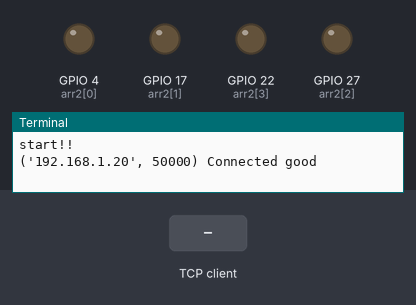
The program below on a simulated Raspberry Pi (BCM pin numbers). Parts: output pins drawn as LEDs (lit = HIGH), the last lines printed to the terminal. The inputs (shaded band) are chosen by the test bench. One TCP client connects 1 s after the port opens and stays connected.

Above: at 1.2 s.
1.3 s: the TCP client sends "1"
At 2.1 s:
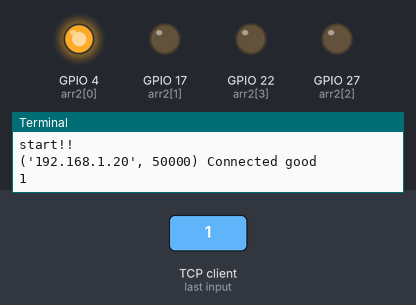
3.8 s: the TCP client sends "on"
5.3 s: the TCP client sends "off"
Timing chart, 0 to 8.3 s (numbered marks = the images above; inputs shaded):
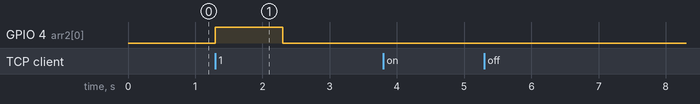

Measured:
- after the input at 1.3 s, GPIO 4 (arr2[0]): LOW → HIGH at once, → LOW 1.0 s later

The program:

ledserver.py
```python
import socket
from operator import eq
import sys
import RPi.GPIO as IoPort
import time

IoPort.setmode(IoPort.BCM)
IoPort.setup(4, IoPort.OUT)
IoPort.setup(17, IoPort.OUT)
IoPort.setup(27, IoPort.OUT)
IoPort.setup(22, IoPort.OUT)

print("start!!")
str1='Q'
arr=['1','2','3','4']
arr2=[4,17,27,22]
i=0
com_socket=socket.socket()
com_socket.bind(('192.168.0.7',2569))
com_socket.listen(10)
connection, address = com_socket.accept()
print(address, "Connected good")
while True:
    led=connection.recv(4096).decode("UTF-8")
    print(led)
    if(eq(str1,led)):
        print("End")
        connection.close()
        sys.exit()
    for i in  range(4):
        if(eq(arr[i], led)):
            IoPort.output(arr2[i], True)
            time.sleep(1)
            IoPort.output(arr2[i], False)
```
